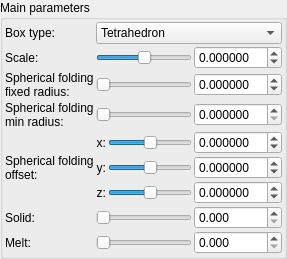
    <widget class="QGroupBox" name="groupBox">
     <property name="title">
      <string>Main parameters</string>
     </property>
     <layout class="QVBoxLayout" name="verticalLayout_2" stretch="0">
      <property name="spacing">
       <number>2</number>
      </property>
      <property name="leftMargin">
       <number>2</number>
      </property>
      <property name="topMargin">
       <number>2</number>
      </property>
      <property name="rightMargin">
       <number>2</number>
      </property>
      <property name="bottomMargin">
       <number>2</number>
      </property>
      <item>
       <layout class="QGridLayout" name="gridLayout">
        <property name="spacing">
         <number>2</number>
        </property>
        <item row="0" column="1" colspan="3">
         <widget class="QComboBox" name="comboBox_mandelbox_generalized_fold_type">
          <property name="sizePolicy">
           <sizepolicy hsizetype="Preferred" vsizetype="Maximum">
            <horstretch>0</horstretch>
            <verstretch>0</verstretch>
           </sizepolicy>
          </property>
          <item>
           <property name="text">
            <string>Tetrahedron</string>
           </property>
          </item>
          <item>
           <property name="text">
            <string>Cube</string>
           </property>
          </item>
          <item>
           <property name="text">
            <string>Octahedron</string>
           </property>
          </item>
          <item>
           <property name="text">
            <string>Dodecahedron</string>
           </property>
          </item>
          <item>
           <property name="text">
            <string>OctCube</string>
           </property>
          </item>
          <item>
           <property name="text">
            <string>Icosahedron</string>
           </property>
          </item>
          <item>
           <property name="text">
            <string>Box6</string>
           </property>
          </item>
          <item>
           <property name="text">
            <string>Box5</string>
           </property>
          </item>
         </widget>
        </item>
        <item row="6" column="3">
         <widget class="MyDoubleSpinBox" name="spinbox3_mandelbox_offset_z">
          <property name="sizePolicy">
           <sizepolicy hsizetype="Minimum" vsizetype="Maximum">
            <horstretch>0</horstretch>
            <verstretch>0</verstretch>
           </sizepolicy>
          </property>
          <property name="prefix">
           <string/>
          </property>
          <property name="suffix">
           <string/>
          </property>
          <property name="decimals">
           <number>6</number>
          </property>
          <property name="minimum">
           <double>-99.998999999999995</double>
          </property>
          <property name="maximum">
           <double>99.998999999999995</double>
          </property>
          <property name="singleStep">
           <double>0.100000000000000</double>
          </property>
         </widget>
        </item>
        <item row="2" column="0">
         <widget class="QLabel" name="label_10">
          <property name="text">
           <string>Spherical folding
fixed radius:</string>
          </property>
         </widget>
        </item>
        <item row="3" column="0">
         <widget class="QLabel" name="label_11">
          <property name="text">
           <string>Spherical folding
min radius:</string>
          </property>
         </widget>
        </item>
        <item row="5" column="1">
         <widget class="QLabel" name="label_116">
          <property name="sizePolicy">
           <sizepolicy hsizetype="Preferred" vsizetype="Preferred">
            <horstretch>0</horstretch>
            <verstretch>0</verstretch>
           </sizepolicy>
          </property>
          <property name="text">
           <string>y:</string>
          </property>
          <property name="alignment">
           <set>Qt::AlignRight|Qt::AlignTrailing|Qt::AlignVCenter</set>
          </property>
         </widget>
        </item>
        <item row="4" column="1">
         <widget class="QLabel" name="label_115">
          <property name="sizePolicy">
           <sizepolicy hsizetype="Preferred" vsizetype="Preferred">
            <horstretch>0</horstretch>
            <verstretch>0</verstretch>
           </sizepolicy>
          </property>
          <property name="text">
           <string>x:</string>
          </property>
          <property name="alignment">
           <set>Qt::AlignRight|Qt::AlignTrailing|Qt::AlignVCenter</set>
          </property>
         </widget>
        </item>
        <item row="5" column="3">
         <widget class="MyDoubleSpinBox" name="spinbox3_mandelbox_offset_y">
          <property name="sizePolicy">
           <sizepolicy hsizetype="Minimum" vsizetype="Maximum">
            <horstretch>0</horstretch>
            <verstretch>0</verstretch>
           </sizepolicy>
          </property>
          <property name="prefix">
           <string/>
          </property>
          <property name="suffix">
           <string/>
          </property>
          <property name="decimals">
           <number>6</number>
          </property>
          <property name="minimum">
           <double>-99.998999999999995</double>
          </property>
          <property name="maximum">
           <double>99.998999999999995</double>
          </property>
          <property name="singleStep">
           <double>0.100000000000000</double>
          </property>
         </widget>
        </item>
        <item row="4" column="3">
         <widget class="MyDoubleSpinBox" name="spinbox3_mandelbox_offset_x">
          <property name="sizePolicy">
           <sizepolicy hsizetype="Minimum" vsizetype="Maximum">
            <horstretch>0</horstretch>
            <verstretch>0</verstretch>
           </sizepolicy>
          </property>
          <property name="prefix">
           <string/>
          </property>
          <property name="suffix">
           <string/>
          </property>
          <property name="decimals">
           <number>6</number>
          </property>
          <property name="minimum">
           <double>-99.998999999999995</double>
          </property>
          <property name="maximum">
           <double>99.998999999999995</double>
          </property>
          <property name="singleStep">
           <double>0.100000000000000</double>
          </property>
         </widget>
        </item>
        <item row="1" column="0">
         <widget class="QLabel" name="label_7">
          <property name="text">
           <string>Scale:</string>
          </property>
         </widget>
        </item>
        <item row="3" column="3">
         <widget class="MyDoubleSpinBox" name="spinbox_mandelbox_folding_min_radius">
          <property name="sizePolicy">
           <sizepolicy hsizetype="Minimum" vsizetype="Maximum">
            <horstretch>0</horstretch>
            <verstretch>0</verstretch>
           </sizepolicy>
          </property>
          <property name="prefix">
           <string/>
          </property>
          <property name="suffix">
           <string/>
          </property>
          <property name="decimals">
           <number>6</number>
          </property>
          <property name="maximum">
           <double>99.998999999999995</double>
          </property>
          <property name="singleStep">
           <double>0.100000000000000</double>
          </property>
         </widget>
        </item>
        <item row="2" column="3">
         <widget class="MyDoubleSpinBox" name="spinbox_mandelbox_folding_fixed_radius">
          <property name="sizePolicy">
           <sizepolicy hsizetype="Minimum" vsizetype="Maximum">
            <horstretch>0</horstretch>
            <verstretch>0</verstretch>
           </sizepolicy>
          </property>
          <property name="prefix">
           <string/>
          </property>
          <property name="suffix">
           <string/>
          </property>
          <property name="decimals">
           <number>6</number>
          </property>
          <property name="minimum">
           <double>-99.998999999999995</double>
          </property>
          <property name="maximum">
           <double>99.998999999999995</double>
          </property>
          <property name="singleStep">
           <double>0.100000000000000</double>
          </property>
         </widget>
        </item>
        <item row="4" column="0" rowspan="3">
         <widget class="QLabel" name="label_12">
          <property name="text">
           <string>Spherical folding
offset:</string>
          </property>
         </widget>
        </item>
        <item row="4" column="2">
         <widget class="QSlider" name="slider3_mandelbox_offset_x">
          <property name="sizePolicy">
           <sizepolicy hsizetype="Expanding" vsizetype="Maximum">
            <horstretch>0</horstretch>
            <verstretch>0</verstretch>
           </sizepolicy>
          </property>
          <property name="minimum">
           <number>-5000000</number>
          </property>
          <property name="maximum">
           <number>5000000</number>
          </property>
          <property name="singleStep">
           <number>1</number>
          </property>
          <property name="orientation">
           <enum>Qt::Horizontal</enum>
          </property>
         </widget>
        </item>
        <item row="6" column="1">
         <widget class="QLabel" name="label_117">
          <property name="sizePolicy">
           <sizepolicy hsizetype="Preferred" vsizetype="Preferred">
            <horstretch>0</horstretch>
            <verstretch>0</verstretch>
           </sizepolicy>
          </property>
          <property name="text">
           <string>z:</string>
          </property>
          <property name="alignment">
           <set>Qt::AlignRight|Qt::AlignTrailing|Qt::AlignVCenter</set>
          </property>
         </widget>
        </item>
        <item row="5" column="2">
         <widget class="QSlider" name="slider3_mandelbox_offset_y">
          <property name="sizePolicy">
           <sizepolicy hsizetype="Expanding" vsizetype="Maximum">
            <horstretch>0</horstretch>
            <verstretch>0</verstretch>
           </sizepolicy>
          </property>
          <property name="minimum">
           <number>-5000000</number>
          </property>
          <property name="maximum">
           <number>5000000</number>
          </property>
          <property name="singleStep">
           <number>1</number>
          </property>
          <property name="orientation">
           <enum>Qt::Horizontal</enum>
          </property>
         </widget>
        </item>
        <item row="1" column="3">
         <widget class="MyDoubleSpinBox" name="spinbox_mandelbox_scale">
          <property name="sizePolicy">
           <sizepolicy hsizetype="Minimum" vsizetype="Maximum">
            <horstretch>0</horstretch>
            <verstretch>0</verstretch>
           </sizepolicy>
          </property>
          <property name="prefix">
           <string/>
          </property>
          <property name="suffix">
           <string/>
          </property>
          <property name="decimals">
           <number>6</number>
          </property>
          <property name="minimum">
           <double>-99.998999999999995</double>
          </property>
          <property name="maximum">
           <double>99.998999999999995</double>
          </property>
          <property name="singleStep">
           <double>0.100000000000000</double>
          </property>
         </widget>
        </item>
        <item row="6" column="2">
         <widget class="QSlider" name="slider3_mandelbox_offset_z">
          <property name="sizePolicy">
           <sizepolicy hsizetype="Expanding" vsizetype="Maximum">
            <horstretch>0</horstretch>
            <verstretch>0</verstretch>
           </sizepolicy>
          </property>
          <property name="minimum">
           <number>-5000000</number>
          </property>
          <property name="maximum">
           <number>5000000</number>
          </property>
          <property name="singleStep">
           <number>1</number>
          </property>
          <property name="orientation">
           <enum>Qt::Horizontal</enum>
          </property>
         </widget>
        </item>
        <item row="3" column="1" colspan="2">
         <widget class="QSlider" name="slider_mandelbox_folding_min_radius">
          <property name="sizePolicy">
           <sizepolicy hsizetype="Expanding" vsizetype="Maximum">
            <horstretch>0</horstretch>
            <verstretch>0</verstretch>
           </sizepolicy>
          </property>
          <property name="minimum">
           <number>0</number>
          </property>
          <property name="maximum">
           <number>5000000</number>
          </property>
          <property name="singleStep">
           <number>1</number>
          </property>
          <property name="orientation">
           <enum>Qt::Horizontal</enum>
          </property>
         </widget>
        </item>
        <item row="2" column="1" colspan="2">
         <widget class="QSlider" name="slider_mandelbox_folding_fixed_radius">
          <property name="sizePolicy">
           <sizepolicy hsizetype="Expanding" vsizetype="Maximum">
            <horstretch>0</horstretch>
            <verstretch>0</verstretch>
           </sizepolicy>
          </property>
          <property name="minimum">
           <number>0</number>
          </property>
          <property name="maximum">
           <number>5000000</number>
          </property>
          <property name="singleStep">
           <number>1</number>
          </property>
          <property name="orientation">
           <enum>Qt::Horizontal</enum>
          </property>
         </widget>
        </item>
        <item row="1" column="1" colspan="2">
         <widget class="QSlider" name="slider_mandelbox_scale">
          <property name="sizePolicy">
           <sizepolicy hsizetype="Expanding" vsizetype="Maximum">
            <horstretch>0</horstretch>
            <verstretch>0</verstretch>
           </sizepolicy>
          </property>
          <property name="minimum">
           <number>-5000000</number>
          </property>
          <property name="maximum">
           <number>5000000</number>
          </property>
          <property name="singleStep">
           <number>1</number>
          </property>
          <property name="orientation">
           <enum>Qt::Horizontal</enum>
          </property>
         </widget>
        </item>
        <item row="7" column="0">
         <widget class="QLabel" name="label_16">
          <property name="text">
           <string>Solid:</string>
          </property>
         </widget>
        </item>
        <item row="0" column="0">
         <widget class="QLabel" name="label_8">
          <property name="text">
           <string>Box type:</string>
          </property>
         </widget>
        </item>
        <item row="8" column="0">
         <widget class="QLabel" name="label_17">
          <property name="text">
           <string>Melt:</string>
          </property>
         </widget>
        </item>
        <item row="7" column="1" colspan="2">
         <widget class="QSlider" name="slider_mandelbox_solid">
          <property name="sizePolicy">
           <sizepolicy hsizetype="Expanding" vsizetype="Maximum">
            <horstretch>0</horstretch>
            <verstretch>0</verstretch>
           </sizepolicy>
          </property>
          <property name="minimum">
           <number>0</number>
          </property>
          <property name="maximum">
           <number>5000</number>
          </property>
          <property name="singleStep">
           <number>1</number>
          </property>
          <property name="orientation">
           <enum>Qt::Horizontal</enum>
          </property>
         </widget>
        </item>
        <item row="7" column="3">
         <widget class="MyDoubleSpinBox" name="spinbox_mandelbox_solid">
          <property name="sizePolicy">
           <sizepolicy hsizetype="Minimum" vsizetype="Maximum">
            <horstretch>0</horstretch>
            <verstretch>0</verstretch>
           </sizepolicy>
          </property>
          <property name="prefix">
           <string/>
          </property>
          <property name="suffix">
           <string/>
          </property>
          <property name="decimals">
           <number>3</number>
          </property>
          <property name="maximum">
           <double>100.000000000000000</double>
          </property>
          <property name="singleStep">
           <double>0.100000000000000</double>
          </property>
         </widget>
        </item>
        <item row="8" column="1" colspan="2">
         <widget class="QSlider" name="slider_mandelbox_melt">
          <property name="sizePolicy">
           <sizepolicy hsizetype="Expanding" vsizetype="Maximum">
            <horstretch>0</horstretch>
            <verstretch>0</verstretch>
           </sizepolicy>
          </property>
          <property name="minimum">
           <number>0</number>
          </property>
          <property name="maximum">
           <number>5000</number>
          </property>
          <property name="singleStep">
           <number>1</number>
          </property>
          <property name="orientation">
           <enum>Qt::Horizontal</enum>
          </property>
         </widget>
        </item>
        <item row="8" column="3">
         <widget class="MyDoubleSpinBox" name="spinbox_mandelbox_melt">
          <property name="sizePolicy">
           <sizepolicy hsizetype="Minimum" vsizetype="Maximum">
            <horstretch>0</horstretch>
            <verstretch>0</verstretch>
           </sizepolicy>
          </property>
          <property name="prefix">
           <string/>
          </property>
          <property name="suffix">
           <string/>
          </property>
          <property name="decimals">
           <number>3</number>
          </property>
          <property name="maximum">
           <double>100.000000000000000</double>
          </property>
          <property name="singleStep">
           <double>0.100000000000000</double>
          </property>
         </widget>
        </item>
       </layout>
      </item>
     </layout>
    </widget>
